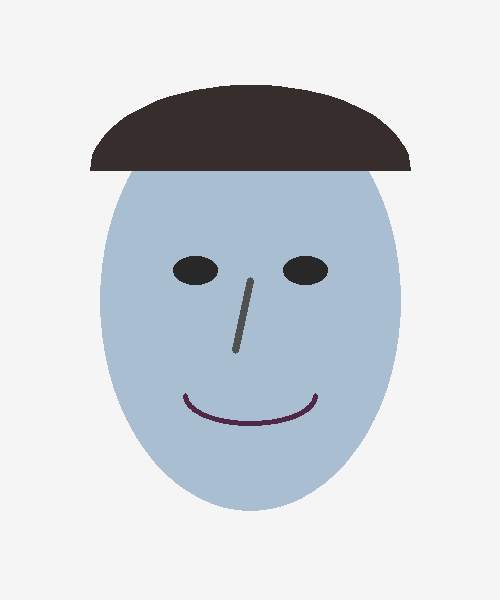
#> input picture data/input/demo_face.png, 500 x 600 px; its folder holds only this picture in this run
$ python benchmark_vectorization.py --input ../data/input/demo_face.png --output-dir out
#> lines starting #> are read from the running program, lines starting #| are printed output that depends on the picture
### src/robot_portrait/vectorize.py
from __future__ import annotations

from pathlib import Path
import re
import sys
import xml.etree.ElementTree as ET

import cv2
import numpy as np

from .centerline import (
    CenterlineConfig,
    Stroke,
    extract_centerline_strokes,
    order_strokes_greedy,
    pen_up_length,
)
from .io import write_image


_VECTOR_MODES = {
    "contour",
    "centerline",
}


def _stroke_svg_path(
    stroke: Stroke,
) -> str:
    points = stroke.points
    d = [
        f"M {points[0][0]} {points[0][1]}"
    ]

    d.extend(
        f"L {x} {y}"
        for x, y in points[1:]
    )

    if stroke.closed:
        d.append("Z")

    return " ".join(d)


def _svg_document(
    *,
    width: int,
    height: int,
    paths: list[str],
) -> str:
    return (
        f'<svg xmlns="http://www.w3.org/2000/svg" '
        f'width="{width}" height="{height}" '
        f'viewBox="0 0 {width} {height}">\n'
        f'<rect width="100%" height="100%" fill="white"/>\n'
        + "\n".join(paths)
        + "\n</svg>\n"
    )


def _path_element(
    stroke: Stroke,
    *,
    stroke_width: float,
) -> str:
    return (
        f'<path d="{_stroke_svg_path(stroke)}" '
        f'fill="none" '
        f'stroke="black" '
        f'stroke-width="{stroke_width}" '
        f'stroke-linejoin="round" '
        f'stroke-linecap="round"/>'
    )


def _write_svg(
    output_svg: str | Path,
    *,
    width: int,
    height: int,
    strokes: tuple[Stroke, ...],
    stroke_width: float,
) -> Path:
    output_svg = Path(output_svg)

    output_svg.parent.mkdir(
        parents=True,
        exist_ok=True,
    )

    paths = [
        _path_element(
            stroke,
            stroke_width=stroke_width,
        )
        for stroke in strokes
    ]

    output_svg.write_text(
        _svg_document(
            width=width,
            height=height,
            paths=paths,
        ),
        encoding="utf-8",
    )

    return output_svg


def _contour_strokes(
    line_img: np.ndarray,
    *,
    min_area: float,
    epsilon_ratio: float,
) -> tuple[
    tuple[Stroke, ...],
    int,
    int,
]:
    if line_img.ndim == 3:
        gray = cv2.cvtColor(
            line_img,
            cv2.COLOR_BGR2GRAY,
        )
    else:
        gray = line_img

    if (
        gray.ndim != 2
        or gray.dtype != np.uint8
        or gray.size == 0
    ):
        raise ValueError(
            "line_img 必须是非空 uint8 灰度图或 BGR 图像"
        )

    # Convert dark strokes into white foreground for contour tracing.
    fg = 255 - gray

    _, fg = cv2.threshold(
        fg,
        127,
        255,
        cv2.THRESH_BINARY,
    )

    contours, _ = cv2.findContours(
        fg,
        cv2.RETR_LIST,
        cv2.CHAIN_APPROX_NONE,
    )

    strokes: list[Stroke] = []

    for cnt in contours:
        area = abs(
            cv2.contourArea(cnt)
        )

        if area < float(min_area):
            continue

        peri = cv2.arcLength(
            cnt,
            True,
        )

        eps = max(
            0.5,
            float(epsilon_ratio) * peri,
        )

        approx = cv2.approxPolyDP(
            cnt,
            eps,
            True,
        ).reshape(-1, 2)

        if len(approx) < 2:
            continue

        points = tuple(
            (
                int(x),
                int(y),
            )
            for x, y in approx.tolist()
        )

        strokes.append(
            Stroke(
                points=points,
                closed=True,
            )
        )

    height, width = gray.shape[:2]

    return (
        tuple(strokes),
        width,
        height,
    )


def _motion_metadata(
    strokes: tuple[Stroke, ...],
) -> dict[str, object]:
    return {
        "stroke_count": len(strokes),
        "pen_down_length_px": float(
            sum(
                stroke.length_px
                for stroke in strokes
            )
        ),
        "pen_up_length_px": float(
            pen_up_length(
                strokes
            )
        ),
        "closed_stroke_count": sum(
            1
            for stroke in strokes
            if stroke.closed
        ),
    }


def raster_to_svg(
    line_img: np.ndarray,
    output_svg: str | Path,
    min_area: float = 12.0,
    epsilon_ratio: float = 0.0025,
    stroke_width: float = 1.2,
    mode: str = "contour",
    centerline_threshold: int = 220,
    centerline_spur_length_px: float = 3.0,
    centerline_min_stroke_length_px: float = 2.0,
    centerline_simplify_epsilon_px: float = 0.8,
    centerline_max_thinning_iterations: int = 2048,
    centerline_junction_cluster_radius_px: int = 1,
    centerline_merge_angle_deg: float = 35.0,
    centerline_merge_lookahead_px: float = 6.0,
    centerline_ordering_2opt_max_passes: int = 16,
    centerline_ordering_2opt_min_improvement_px: float = 0.01,
) -> dict:
    """Vectorize raster line art as contour boundaries or centerline strokes.

    ``contour`` preserves the project's original behavior. ``centerline``
    converts dark line-art pixels to a one-pixel skeleton and emits robot-
    friendly open/closed pen trajectories.
    """

    normalized_mode = str(
        mode
    ).strip().lower()

    if normalized_mode not in _VECTOR_MODES:
        supported = ", ".join(
            sorted(
                _VECTOR_MODES
            )
        )
        raise ValueError(
            f"不支持的 vector mode：{mode}。"
            f"当前支持：{supported}"
        )

    if float(stroke_width) <= 0:
        raise ValueError(
            "stroke_width 必须为正数"
        )

    if normalized_mode == "contour":
        strokes, width, height = (
            _contour_strokes(
                line_img,
                min_area=min_area,
                epsilon_ratio=(
                    epsilon_ratio
                ),
            )
        )

        # Apply the same robot path ordering policy used by centerline
        # so pen-up comparisons are not biased by findContours order.
        strokes = order_strokes_greedy(
            strokes
        )

        output_svg = _write_svg(
            output_svg,
            width=width,
            height=height,
            strokes=strokes,
            stroke_width=stroke_width,
        )

        return {
            "mode": "contour",
            "width": width,
            "height": height,
            "path_count": len(
                strokes
            ),
            "bytes": output_svg.stat().st_size,
            **_motion_metadata(
                strokes
            ),
        }

    result = extract_centerline_strokes(
        line_img,
        CenterlineConfig(
            threshold=(
                centerline_threshold
            ),
            spur_length_px=(
                centerline_spur_length_px
            ),
            min_stroke_length_px=(
                centerline_min_stroke_length_px
            ),
            simplify_epsilon_px=(
                centerline_simplify_epsilon_px
            ),
            max_thinning_iterations=(
                centerline_max_thinning_iterations
            ),
            junction_cluster_radius_px=(
                centerline_junction_cluster_radius_px
            ),
            merge_angle_deg=(
                centerline_merge_angle_deg
            ),
            merge_lookahead_px=(
                centerline_merge_lookahead_px
            ),
            ordering_2opt_max_passes=(
                centerline_ordering_2opt_max_passes
            ),
            ordering_2opt_min_improvement_px=(
                centerline_ordering_2opt_min_improvement_px
            ),
        ),
    )

    height, width = (
        result.skeleton.shape
    )

    output_svg = _write_svg(
        output_svg,
        width=width,
        height=height,
        strokes=result.strokes,
        stroke_width=stroke_width,
    )

    return {
        "width": width,
        "height": height,
        "path_count": len(
            result.strokes
        ),
        "bytes": output_svg.stat().st_size,
        **result.to_metadata(),
    }


# [201 lines left out: function _opencv_svg_to_raster, not called in this run]


def svg_to_raster(
    svg_path: str | Path,
    output_png: str | Path,
    output_width: int | None = None,
) -> dict:
    """
    优先使用 CairoSVG；
    缺少原生 Cairo 时回退到项目 SVG 专用 OpenCV 后端。
    """

    svg_path = Path(
        svg_path
    )
    output_png = Path(
        output_png
    )

    if not svg_path.exists():
        raise FileNotFoundError(
            f"找不到 SVG 文件：{svg_path}"
        )

    output_png.parent.mkdir(
        parents=True,
        exist_ok=True,
    )

    cairo_error = None

    try:
        import cairosvg

        kwargs = (
            {
                "output_width":
                    int(output_width)
            }
            if output_width
            else {}
        )

        # Do not hand a Unicode Windows filename directly to CairoSVG.
        png_bytes = cairosvg.svg2png(
            bytestring=svg_path.read_bytes(),
            **kwargs,
        )

        output_png.write_bytes(
            png_bytes
        )

        return {
            "png": str(output_png),
            "bytes": output_png.stat().st_size,
            "backend": "cairosvg",
        }

    except Exception as exc:
        cairo_error = exc

    try:
        info = _opencv_svg_to_raster(
            svg_path,
            output_png,
            output_width,
        )

        info["fallback_reason"] = (
            f"{type(cairo_error).__name__}: "
            f"{cairo_error}"
        )

        return info

    except Exception as fallback_exc:
        raise RuntimeError(
            "SVG 回栅格化失败。"
            "已优先尝试 CairoSVG，并尝试本项目 SVG 专用 "
            "OpenCV fallback。"
            f"当前解释器：{sys.executable}。"
            f"CairoSVG 异常："
            f"{type(cairo_error).__name__}: "
            f"{cairo_error}；"
            f"fallback 异常："
            f"{type(fallback_exc).__name__}: "
            f"{fallback_exc}"
        ) from fallback_exc

### src/robot_portrait/centerline.py
from __future__ import annotations

from collections import defaultdict
from dataclasses import dataclass
from math import acos, degrees, hypot
from typing import Hashable, Iterable, Sequence

import cv2
import numpy as np


Point = tuple[int, int]
_GraphNode = Hashable


@dataclass(frozen=True, slots=True)
class CenterlineConfig:
    """Configuration for converting raster line art into robot-friendly strokes."""

    threshold: int = 220
    spur_length_px: float = 3.0
    min_stroke_length_px: float = 2.0
    simplify_epsilon_px: float = 0.8
    max_thinning_iterations: int = 2048

    # E2.1 graph refinement.
    junction_cluster_radius_px: int = 1
    merge_angle_deg: float = 35.0
    merge_lookahead_px: float = 6.0

    # E2.3 inter-trail travel optimization.
    ordering_2opt_max_passes: int = 16
    ordering_2opt_min_improvement_px: float = 0.01

    # [23 lines left out: function __post_init__, not called in this run]


@dataclass(frozen=True, slots=True)
class Stroke:
    """One pen-down trajectory."""

    points: tuple[Point, ...]
    closed: bool = False

    def __post_init__(self) -> None:
        if len(self.points) < 2:
            raise ValueError("stroke 至少需要 2 个点")

    @property
    def length_px(self) -> float:
        total = polyline_length(self.points)
        if self.closed:
            total += point_distance(
                self.points[-1],
                self.points[0],
            )
        return float(total)

    @property
    def start(self) -> Point:
        return self.points[0]

    @property
    def end(self) -> Point:
        return self.points[0] if self.closed else self.points[-1]

    # [5 lines left out: function reversed, not called in this run]


@dataclass(frozen=True, slots=True)
class SkeletonGraphStats:
    endpoint_count: int
    junction_pixel_count: int
    junction_cluster_count: int
    graph_node_count: int


@dataclass(frozen=True, slots=True)
class TrailPlanStats:
    input_edge_count: int
    connected_component_count: int
    odd_vertex_count: int
    theoretical_min_trail_count: int
    output_trail_count: int
    edge_reuse_count: int


@dataclass(frozen=True, slots=True)
class RouteOptimizationStats:
    initial_pen_up_length_px: float
    optimized_pen_up_length_px: float
    improvement_px: float
    improvement_ratio: float
    move_count: int
    pass_count: int
    skipped_closed_candidates: int


@dataclass(frozen=True, slots=True)
class CenterlineResult:
    """Centerline skeleton and ordered robot strokes."""

    skeleton: np.ndarray
    strokes: tuple[Stroke, ...]
    skeleton_pixels: int
    pen_down_length_px: float
    pen_up_length_px: float

    # E2.1 diagnostics.
    endpoint_count: int = 0
    junction_pixel_count: int = 0
    junction_cluster_count: int = 0
    graph_node_count: int = 0
    raw_stroke_count: int = 0
    merge_count: int = 0

    connected_component_count: int = 0
    odd_vertex_count: int = 0
    theoretical_min_trail_count: int = 0
    edge_reuse_count: int = 0

    ordering_mode: str = "greedy"
    pen_up_greedy_px: float = 0.0
    pen_up_optimized_px: float = 0.0
    two_opt_improvement_px: float = 0.0
    two_opt_improvement_ratio: float = 0.0
    two_opt_move_count: int = 0
    two_opt_pass_count: int = 0
    two_opt_skipped_closed_candidates: int = 0

    # [60 lines left out: functions __post_init__, to_metadata, not called in this run]


def point_distance(a: Point, b: Point) -> float:
    return hypot(
        float(a[0] - b[0]),
        float(a[1] - b[1]),
    )


def polyline_length(points: Sequence[Point]) -> float:
    if len(points) < 2:
        return 0.0
    return float(
        sum(
            point_distance(a, b)
            for a, b in zip(points, points[1:])
        )
    )


# [1371 lines left out: functions raster_to_ink_mask, zhang_suen_thinning, _raw_neighbors, skeleton_degrees, _walk_from_endpoint, prune_short_spurs and 12 more, not called in this run]


@dataclass(frozen=True, slots=True)
class _PlanningEdge:
    edge_id: int
    start: Hashable
    end: Hashable
    stroke: Stroke | None
    virtual: bool = False


@dataclass(frozen=True, slots=True)
class _TraversedEdge:
    edge_id: int
    start: Hashable
    end: Hashable
    virtual: bool


# [357 lines left out: functions _stroke_graph_components, _hierholzer_augmented, _oriented_segment_points, _assemble_trail, plan_minimum_lift_trails, not called in this run]

def _rotate_closed_stroke(
    stroke: Stroke,
    index: int,
) -> Stroke:
    if not stroke.closed:
        return stroke

    points = stroke.points
    index %= len(
        points
    )

    rotated = (
        points[index:]
        + points[:index]
    )

    return Stroke(
        points=rotated,
        closed=True,
    )


def order_strokes_greedy(
    strokes: Sequence[Stroke],
    *,
    start_point: Point = (0, 0),
) -> tuple[Stroke, ...]:
    """Greedily choose stroke order and direction to reduce pen-up travel."""

    remaining = list(
        strokes
    )

    ordered: list[
        Stroke
    ] = []

    cursor = start_point

    while remaining:
        best: tuple[
            float,
            int,
            int,
            bool,
        ] | None = None

        for index, stroke in enumerate(
            remaining
        ):
            if stroke.closed:
                for (
                    vertex_index,
                    point,
                ) in enumerate(
                    stroke.points
                ):
                    candidate = (
                        point_distance(
                            cursor,
                            point,
                        ),
                        index,
                        vertex_index,
                        False,
                    )

                    if (
                        best is None
                        or candidate < best
                    ):
                        best = candidate

            else:
                candidate_start = (
                    point_distance(
                        cursor,
                        stroke.start,
                    ),
                    index,
                    0,
                    False,
                )

                candidate_end = (
                    point_distance(
                        cursor,
                        stroke.end,
                    ),
                    index,
                    0,
                    True,
                )

                for candidate in (
                    candidate_start,
                    candidate_end,
                ):
                    if (
                        best is None
                        or candidate < best
                    ):
                        best = candidate

        assert best is not None

        (
            _,
            index,
            vertex_index,
            reverse,
        ) = best

        chosen = remaining.pop(
            index
        )

        if chosen.closed:
            chosen = (
                _rotate_closed_stroke(
                    chosen,
                    vertex_index,
                )
            )
        elif reverse:
            chosen = (
                chosen.reversed()
            )

        ordered.append(
            chosen
        )
        cursor = chosen.end

    return tuple(
        ordered
    )


def pen_up_length(
    strokes: Sequence[Stroke],
) -> float:
    if len(strokes) < 2:
        return 0.0

    return float(
        sum(
            point_distance(
                previous.end,
                current.start,
            )
            for previous, current
            in zip(
                strokes,
                strokes[1:],
            )
        )
    )


# [297 lines left out: functions _reverse_open_route_slice, optimize_stroke_order_2opt, extract_centerline_strokes, not called in this run]

### scripts/benchmark_vectorization.py
from __future__ import annotations

import argparse
import hashlib
import json
from pathlib import Path
import sys
import time

import cv2
import numpy as np


ROOT = Path(__file__).resolve().parents[1]
SRC = ROOT / "src"

if str(SRC) not in sys.path:
    sys.path.insert(
        0,
        str(SRC),
    )


from robot_portrait.vectorize import (
    raster_to_svg,
    svg_to_raster,
)


def _read_image(path: Path) -> np.ndarray:
    data = np.fromfile(
        path,
        dtype=np.uint8,
    )

    image = cv2.imdecode(
        data,
        cv2.IMREAD_COLOR,
    )
#> image is the input picture: shape (600, 500, 3); mean B, G, R 218.7, 213.1, 208.5

    if image is None:
        raise ValueError(
            f"无法读取图像：{path}"
        )

    return image


# [28 lines left out: functions _sha256, _ratio, not called in this run]


def main() -> None:
    parser = argparse.ArgumentParser(
        description=(
            "在同一张固定 raster 上公平比较 contour 与 centerline。"
        )
    )

    parser.add_argument(
        "--input",
        required=True,
        type=Path,
    )

    parser.add_argument(
        "--output-dir",
        required=True,
        type=Path,
    )

    parser.add_argument(
        "--render-width",
        type=int,
        default=512,
    )

    args = parser.parse_args()

    input_path = args.input.resolve()
    output_dir = args.output_dir.resolve()

    if not input_path.exists():
        raise FileNotFoundError(
            f"找不到输入图像：{input_path}"
        )

    output_dir.mkdir(
        parents=True,
        exist_ok=True,
    )

    image = _read_image(
        input_path
    )

    results: dict[
        str,
        dict[str, object],
    ] = {}

    for mode in (
        "contour",
        "centerline",
    ):
        svg_path = (
            output_dir
            / f"{mode}.svg"
        )

        png_path = (
            output_dir
            / f"{mode}_render.png"
        )

        started = time.perf_counter()

        vector_info = raster_to_svg(
            image,
            svg_path,
            mode=mode,
        )

        vectorize_ms = (
            time.perf_counter()
            - started
        ) * 1000.0

        render_info = svg_to_raster(
            svg_path,
            png_path,
            output_width=(
                args.render_width
            ),
        )

        results[
            mode
        ] = {
            "vectorization": (
                vector_info
            ),
            "vectorize_ms": float(
                vectorize_ms
            ),
            "render": (
                render_info
            ),
            "svg": str(
                svg_path
            ),
            "render_png": str(
                png_path
            ),
        }
#> this loop made 1 pass
#> pass 1, in _contour_strokes, `gray = cv2.cvtColor( line_img, cv2.COLOR_BGR2GRAY, )`:
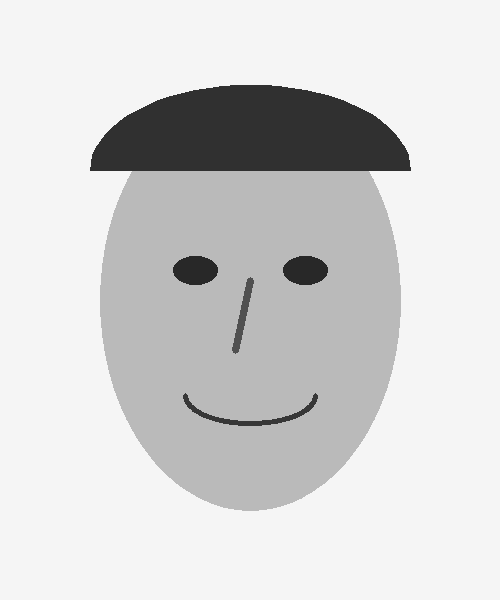
#> gray: shape (600, 500); min 40, max 245, mean 212.3
#> pass 1, in _contour_strokes, `fg = 255 - gray`:
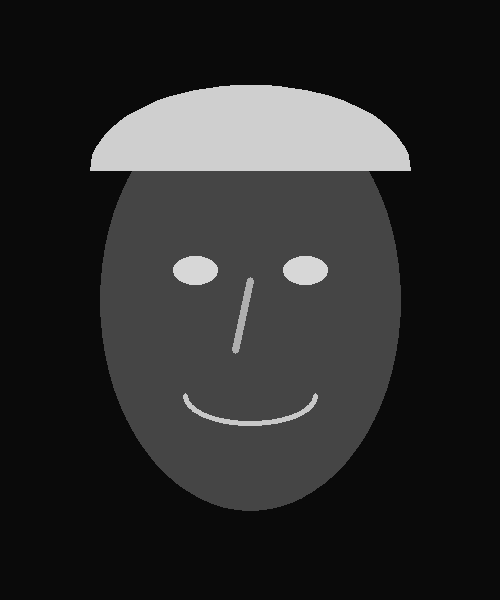
#> fg: shape (600, 500); min 10, max 215, mean 42.7
#> after the loop, results = 0 items

    contour = results[
        "contour"
    ][
        "vectorization"
    ]

    centerline = results[
        "centerline"
    ][
        "vectorization"
    ]

    comparison = {
        "input": str(
            input_path
        ),
        "input_sha256": _sha256(
            input_path
        ),
        "contour": results[
            "contour"
        ],
        "centerline": results[
            "centerline"
        ],
        "ratios_centerline_over_contour": {
            "stroke_count": _ratio(
                float(
                    centerline[
                        "stroke_count"
                    ]
                ),
                float(
                    contour[
                        "stroke_count"
                    ]
                ),
            ),
            "pen_down_length_px": _ratio(
                float(
                    centerline[
                        "pen_down_length_px"
                    ]
                ),
                float(
                    contour[
                        "pen_down_length_px"
                    ]
                ),
            ),
            "pen_up_length_px": _ratio(
                float(
                    centerline[
                        "pen_up_length_px"
                    ]
                ),
                float(
                    contour[
                        "pen_up_length_px"
                    ]
                ),
            ),
            "svg_bytes": _ratio(
                float(
                    centerline[
                        "bytes"
                    ]
                ),
                float(
                    contour[
                        "bytes"
                    ]
                ),
            ),
        },
    }

    comparison_path = (
        output_dir
        / "comparison.json"
    )

    comparison_path.write_text(
        json.dumps(
            comparison,
            ensure_ascii=False,
            indent=2,
        ),
        encoding="utf-8",
    )

    print(
        json.dumps(
            comparison,
            ensure_ascii=False,
            indent=2,
        )
    )


if __name__ == "__main__":
    main()
#> (the call stopped at in svg_to_raster, `png_bytes = cairosvg.svg2png( bytestring=svg_path.read_bytes(), **kwar..`: cairosvg is not available in this run)
#> (the rest of the program and of its run is left out)
